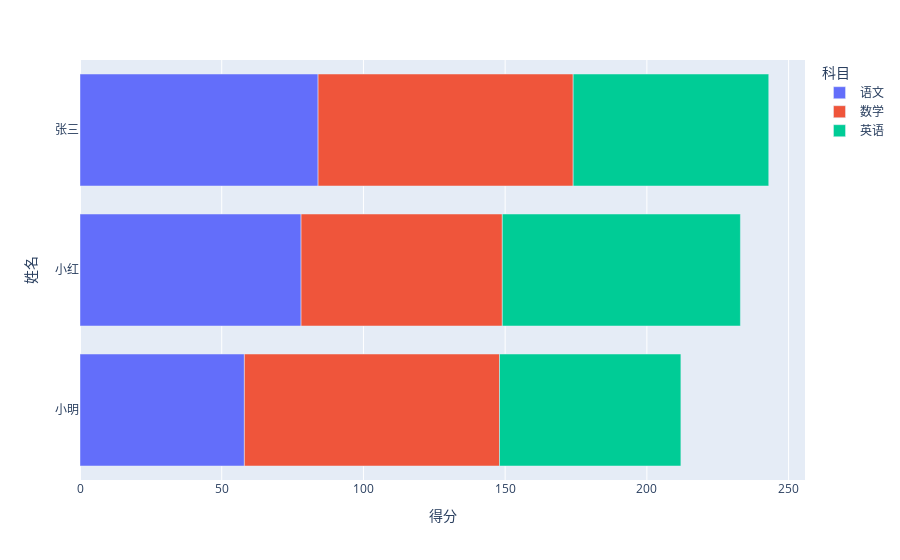

This figure's notebook cell:
### Code cell
px.bar(
    data_frame=df,
    y="姓名",
    x="得分",
    color="科目",
)

### Figure 1 — Plotly figure (JSON) as saved in the notebook; plotly's stock layout.template omitted (floating-point values rounded to 4 significant figures)
{"data": [{"alignmentgroup": "True", "hovertemplate": "科目=语文<br>得分=%{x}<br>姓名=%{y}<extra></extra>", "legendgroup": "语文", "marker": {"color": "#636efa", "pattern": {"shape": ""}}, "name": "语文", "offsetgroup": "语文", "orientation": "h", "showlegend": true, "textposition": "auto", "type": "bar", "x": [58, 78, 84], "xaxis": "x", "y": ["小明", "小红", "张三"], "yaxis": "y"}, {"alignmentgroup": "True", "hovertemplate": "科目=数学<br>得分=%{x}<br>姓名=%{y}<extra></extra>", "legendgroup": "数学", "marker": {"color": "#EF553B", "pattern": {"shape": ""}}, "name": "数学", "offsetgroup": "数学", "orientation": "h", "showlegend": true, "textposition": "auto", "type": "bar", "x": [90, 71, 90], "xaxis": "x", "y": ["小明", "小红", "张三"], "yaxis": "y"}, {"alignmentgroup": "True", "hovertemplate": "科目=英语<br>得分=%{x}<br>姓名=%{y}<extra></extra>", "legendgroup": "英语", "marker": {"color": "#00cc96", "pattern": {"shape": ""}}, "name": "英语", "offsetgroup": "英语", "orientation": "h", "showlegend": true, "textposition": "auto", "type": "bar", "x": [64, 84, 69], "xaxis": "x", "y": ["小明", "小红", "张三"], "yaxis": "y"}], "layout": {"barmode": "relative", "legend": {"title": {"text": "科目"}, "tracegroupgap": 0}, "margin": {"t": 60}, "xaxis": {"anchor": "y", "domain": [0, 1], "title": {"text": "得分"}}, "yaxis": {"anchor": "x", "domain": [0, 1], "title": {"text": "姓名"}}}}
